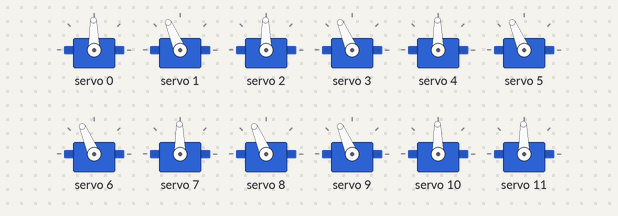
A sketch run on a simulated Arduino Uno, built with avr-gcc and run on an emulated ATmega328P. On the bench: 12 × servo.

Above: at 0.05 s.
At 0.55 s:
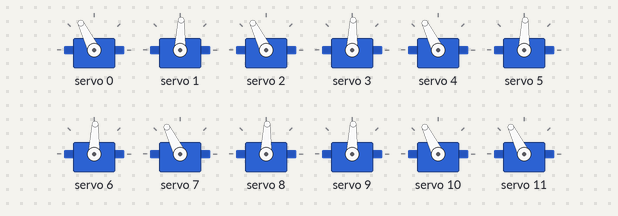
At 0.85 s:
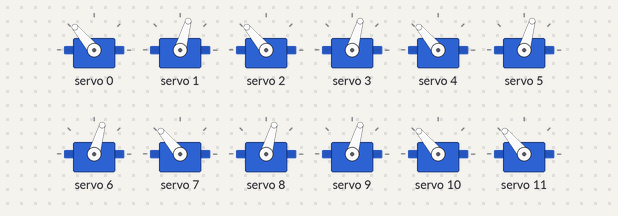
At 1.7 s:
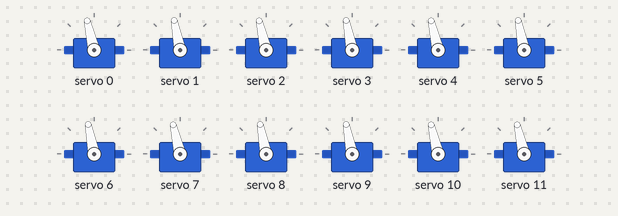
Timing chart, 0 to 4.6 s (numbered marks = the images above):
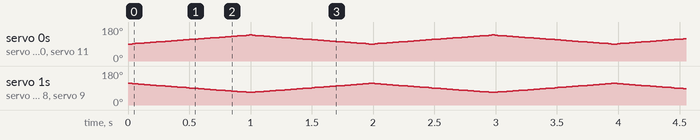

The sketch:

ServoDriverTest2.ino
```cpp
#include <HCPCA9685.h>

#define I2CAdd 0x40

HCPCA9685 HCPCA9685(I2CAdd);

int angle_to_pos(int ang) {
  return map(ang, 0, 180, 0, 450);
}

void setup() {
  // put your setup code here, to run once:
  HCPCA9685.Init(SERVO_MODE);

  HCPCA9685.Sleep(false);

}

void loop() {
  // put your main code here, to run repeatedly:
  unsigned int Pos;
  unsigned int ang;
  int re_ang = 180 - ang;


  // int init_base_ang = 90;
  // HCPCA9685.Servo(0, angle_to_pos(init_base_ang));
  // HCPCA9685.Servo(1, angle_to_pos(init_base_ang));
  // HCPCA9685.Servo(2, angle_to_pos(init_base_ang));
  // HCPCA9685.Servo(3, angle_to_pos(init_base_ang));
  // delay(1000);
  // HCPCA9685.Servo(4, angle_to_pos(init_base_ang));
  // HCPCA9685.Servo(5, angle_to_pos(init_base_ang));
  // HCPCA9685.Servo(6, angle_to_pos(init_base_ang));
  // HCPCA9685.Servo(7, angle_to_pos(init_base_ang));
  // delay(1000);
  // HCPCA9685.Servo(8, angle_to_pos(init_base_ang));
  // HCPCA9685.Servo(9, angle_to_pos(init_base_ang));
  // HCPCA9685.Servo(10, angle_to_pos(init_base_ang));
  // HCPCA9685.Servo(11, angle_to_pos(init_base_ang));
  // delay(1000);

  // for (ang = 80; ang < 120; ang ++) {
  //   HCPCA9685.Servo(4, angle_to_pos(ang));
  //   HCPCA9685.Servo(5, angle_to_pos(180 - ang));
  //   HCPCA9685.Servo(6, angle_to_pos(180- ang));
  //   HCPCA9685.Servo(7, angle_to_pos(ang));
  //   delay(15);
  // }

  // for (ang = 120; ang >= 80; ang --) {
  //   HCPCA9685.Servo(4, angle_to_pos(ang));
  //   HCPCA9685.Servo(5, angle_to_pos(180 - ang));
  //   HCPCA9685.Servo(6, angle_to_pos(180 - ang));
  //   HCPCA9685.Servo(7, angle_to_pos(ang));
  //   delay(15);
  // }

  for (ang = 80; ang < 120; ang ++) {
    re_ang = 180 - ang;
    //servo 0 to 3
    HCPCA9685.Servo(0, angle_to_pos(ang));
    HCPCA9685.Servo(1, angle_to_pos(180 - ang));
    HCPCA9685.Servo(2, angle_to_pos(ang));
    HCPCA9685.Servo(3, angle_to_pos(180 - ang));
    //servo 4 to 7
    HCPCA9685.Servo(4, angle_to_pos(ang));
    HCPCA9685.Servo(5, angle_to_pos(180 - ang));
    HCPCA9685.Servo(6, angle_to_pos(180- ang));
    HCPCA9685.Servo(7, angle_to_pos(ang));
    // servo 8 to 11
    HCPCA9685.Servo(8, angle_to_pos( 180 - ang));
    HCPCA9685.Servo(9, angle_to_pos( 180 - ang));
    HCPCA9685.Servo(10, angle_to_pos( ang));
    HCPCA9685.Servo(11, angle_to_pos(ang));
    delay(15);
  }

  for (ang = 120; ang >= 80; ang --) {
    HCPCA9685.Servo(0, angle_to_pos(ang));
    HCPCA9685.Servo(1, angle_to_pos(180 - ang));
    HCPCA9685.Servo(2, angle_to_pos(ang));
    HCPCA9685.Servo(3, angle_to_pos(180 - ang));

    HCPCA9685.Servo(4, angle_to_pos(ang));
    HCPCA9685.Servo(5, angle_to_pos(180 - ang));
    HCPCA9685.Servo(6, angle_to_pos(180 - ang));
    HCPCA9685.Servo(7, angle_to_pos(ang));

    HCPCA9685.Servo(8, angle_to_pos( 180 - ang));
    HCPCA9685.Servo(9, angle_to_pos( 180 - ang));
    HCPCA9685.Servo(10, angle_to_pos( ang));
    HCPCA9685.Servo(11, angle_to_pos(ang));
    delay(15);
  }


  // for (Pos = 0; Pos < 450; Pos ++) {
  //   HCPCA9685.Servo(0, Pos);
  //   HCPCA9685.Servo(1, Pos);
  //   HCPCA9685.Servo(2, Pos);
  //   HCPCA9685.Servo(3, Pos);
  //   delay(5);
  // }

  // for (Pos = 450; Pos > 0; Pos --) {
  //   HCPCA9685.Servo(0, Pos);
  //   HCPCA9685.Servo(1, Pos);
  //   HCPCA9685.Servo(2, Pos);
  //   HCPCA9685.Servo(3, Pos);
  //   delay(5);
  // }


}
```
